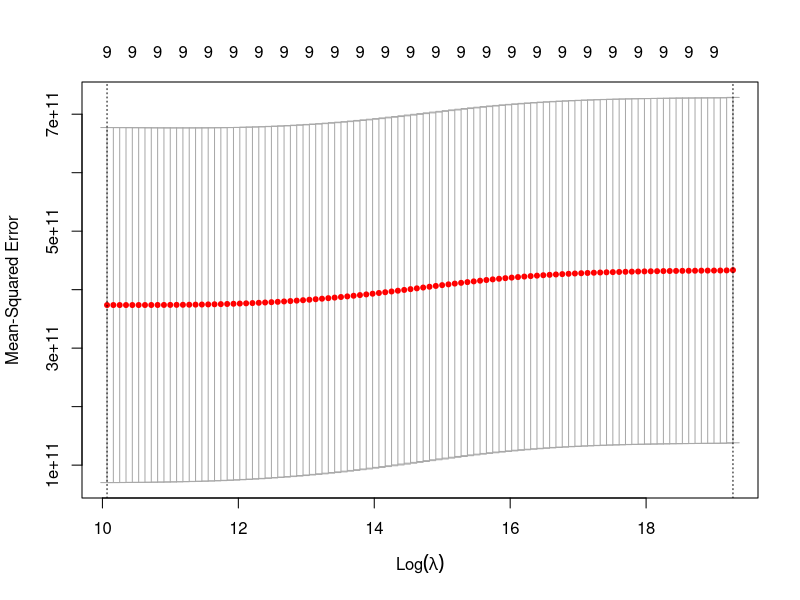
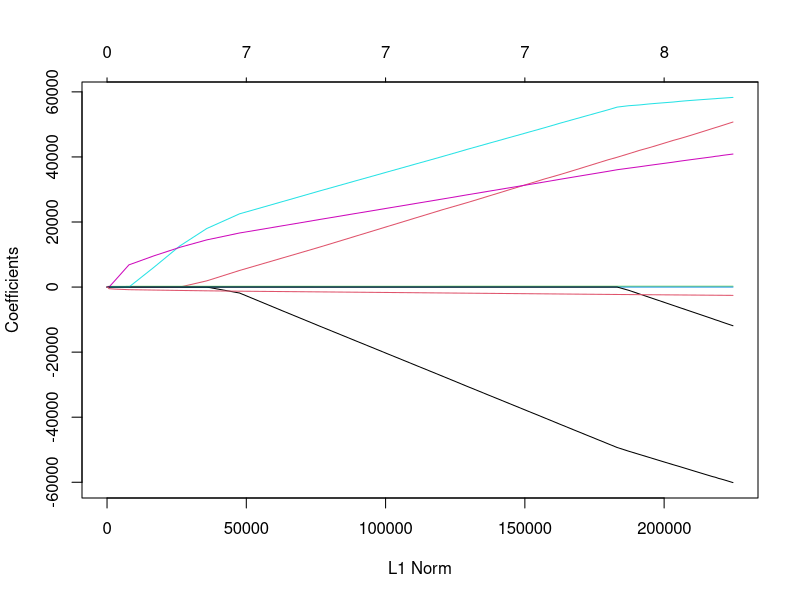
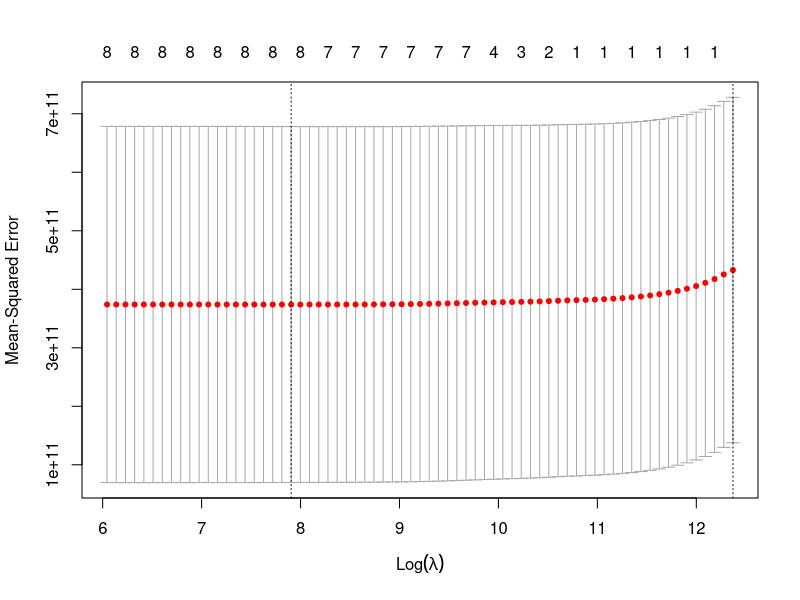
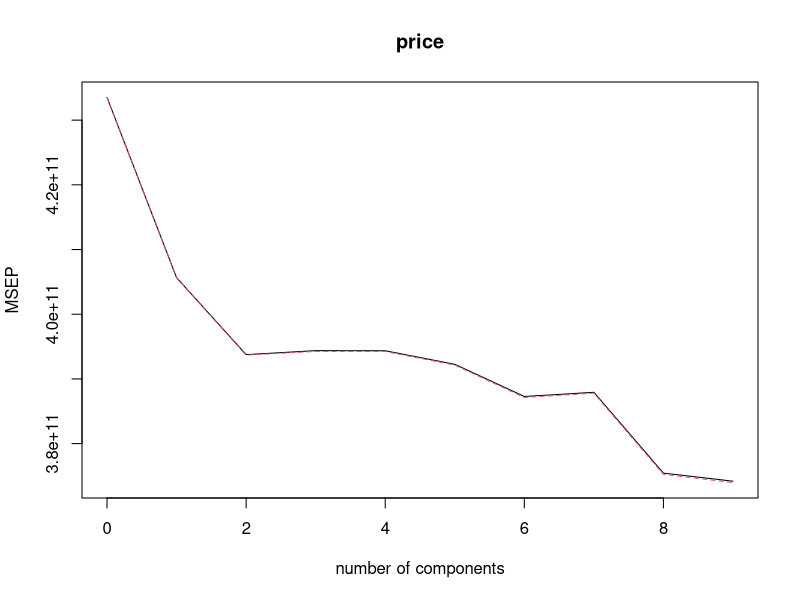
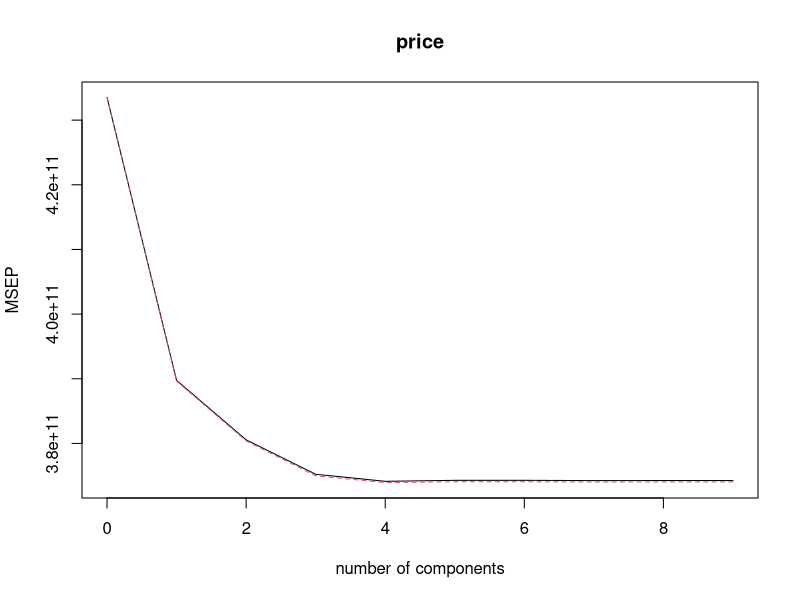

Write the R code that produced these figures, in order. (Note: this script raises an error after producing the figures.)
## HEADER ####
## 2020-10-27
## C7081-Assessment

# Set WD, Read in Data
setwd("~/Google Drive/Harper/1 Statistical Analysis for Data Science/Asssesment/github-C7081/C7081-assessment")
library(openxlsx)
data2 <- read.xlsx("housing_data_assessment.xlsx")

# Split into training and test data sets

data2 <- data2[ ,-11]

set.seed(1)

train <- sample(c(TRUE, FALSE), nrow(data2), rep = TRUE)

test <- (!train)

house.train <- data2[train,]

house.test <- data2[test,]

# Fit linear model using least squares on train data, report test error

lm.model <- lm(price ~ ., 
               data = house.train)

lm.pred <- predict(lm.model, house.test)

mean((house.test[, "price"] - lm.pred)^2)

# Fit a ridge regression, choose lambda by cross validation

library(glmnet)

set.seed(1)

x <- model.matrix(price ~ ., data = data2)[,-1]

y <- data2$price

cv.ridge <- cv.glmnet(x[train,], y[train], alpha = 0)

plot(cv.ridge)

best.lambda <- cv.ridge$lambda.min

best.lambda

# Report test error

ridge.mod <- glmnet(x[train, ], y[train], alpha = 0)

ridge.pred <- predict(ridge.mod, s = best.lambda,
                      newx = x[test,])

mean((ridge.pred - y[test])^2)

# Fit a lasso model on the training set, choose lambda by C-V

lasso.mod <- glmnet(x[train,], 
                    y[train], 
                    alpha = 1)
plot(lasso.mod)

set.seed(1)

cv.lasso <- cv.glmnet(x[train,], 
                      y[train],
                      alpha = 1)

plot(cv.lasso)

best.lamb <- cv.lasso$lambda.min

lasso.pred <- predict(lasso.mod, s = best.lamb, 
                      newx = x[test,])

# Report test error and number of non zero coefficients

mean((lasso.pred - y[test])^2)

out <- glmnet(x, y, alpha = 1)

lasso.coef <- predict(out, type = "coefficients", 
                      s = best.lamb)
lasso.coef

lasso.coef[lasso.coef!=0]

# Fit PCR Model on training data, M chosen by C-V

library(pls)

set.seed(2)

pcr.fit <- pcr(price ~ ., 
               data = house.train,
               scale = TRUE,
               validation = "CV")

summary(pcr.fit)

validationplot(pcr.fit, val.type = "MSEP") 
# shows the smallest C-V error is when M = 9 which is the same as just 
# performing least squares

names(pcr.fit)


# Report test error, and value of M selected

pcr.pred <- predict(pcr.fit, x[test,], ncomp = 9)

mean((pcr.pred - y[test])^2)

# Fit PLS Model to training data, C-V

pls.fit <- plsr(price ~ .,
                data = house.train,
                scale = TRUE,
                validation = "CV")

summary(pls.fit)

validationplot(pls.fit, val.type = "MSEP")

# Report test error, and value of M selected

pls.pred <- predict(pls.fit, x[test,], ncomp = 3)

mean((pls.pred - y[test])^2)

pls.fit <- plsr(price ~ ., data = data2, scale = TRUE, ncomp = 3)

summary(pls.fit)

# Best subset selection

library(leaps)

regsub.fit <- regsubsets(price ~ ., 
                         data = data2[train, ],
                         nvmax = 9)

test.matrix <- model.matrix(price ~ .,
                            data = data2[test,])

val.errors <- rep(NA, 9)
for(i in 1:9) {
  coefi <- coef(regsub.fit, id = i)
  pred <- test.matrix[ ,names(coefi)]%*%coefi
  val.errors[i]=mean((data2$price[test]-pred)^2)
}

val.errors

which.min(val.errors)

coef(regsub.fit, 7)

# create prediction formula 

predict.regsubsets <- function(object, newdata, id, ...){
  form <- as.formula(object$call[[2]])
  mat <- model.matrix(form, newdata)
  coefi <- coef(object, id=id)
  xvars <- names(coefi)
  mat[, xvars]%*%coefi
}

# Make use of full data set to obtain more accurate coef estimates

regfit.best <- regsubsets(price ~ ., 
                          data = data2, 
                          nvmax = 9)

coef(regfit.best, 7)

reg.summary <- summary(regfit.best)


# Choosing among models of different sizes using cross-validation

k <- 10
set.seed(1)
folds <- sample(1:k, nrow(data2), replace = TRUE)
cv.errors <- matrix(NA, k, 9, dimnames = list(NULL, paste(1:9)))

for(j in 1:k){
  best.fit <- regsubsets(price ~ ., 
                         data = data2[folds!=j,],
                         nvmax = 9)
  for (i in 1:9) {
    pred <- predict(best.fit, data2[folds==j,], id=i)
    cv.errors[j, i]=mean((data2$price[folds==j]-pred)^2)
  }
}

mean.cv.errors <- apply(cv.errors, 2, mean)
mean.cv.errors

plot(mean.cv.errors, type = "b")

# Cross validation also selects a seven variable model

# Plot graphs of RSS, adjr2, cp and BIC

which.max(reg.summary$adjr2)

which.min(reg.summary$cp)

which.min(reg.summary$bic)


par(mfrow=c(2,2))

plot(reg.summary$rss, 
     xlab="Number of Variables", 
     ylab="RSS",
     type = "l")

plot(reg.summary$adjr2,
     xlab = "Number of Variables",
     ylab = "Adjusted RSq",
     type = "l")

points(7, reg.summary$adjr2[7], col="red", cex=2, pch=20)

plot(reg.summary$cp, 
     xlab = "Number of Variables",
     ylab = "Cp",
     type = "l")

points(7, reg.summary$cp[7], # this is giving the coordinates of the point 
       # on the graph to plot, 10 on the x axis and the 10th value of the cp on
       # y axis
       col = "red",
       cex = 2,
       pch = 20)

plot(reg.summary$bic, 
     xlab = "Number of Variables",
     ylab = "BIC",
     type = "l")

points(5, reg.summary$bic[5],
       col = "red",
       cex = 2,
       pch = 20)

# Forward and Backward Stepwise Selection
